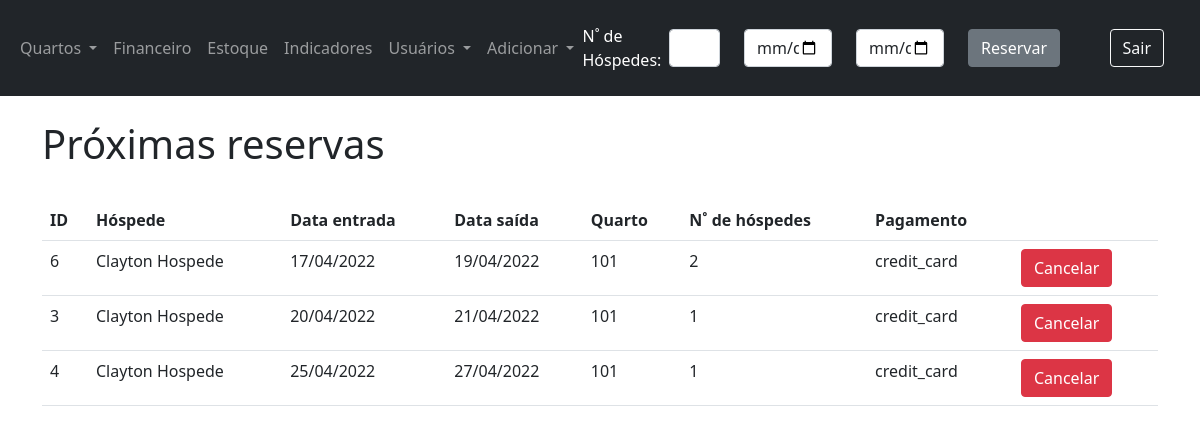
The app's page /lista-reservas/ (signed in), older data.
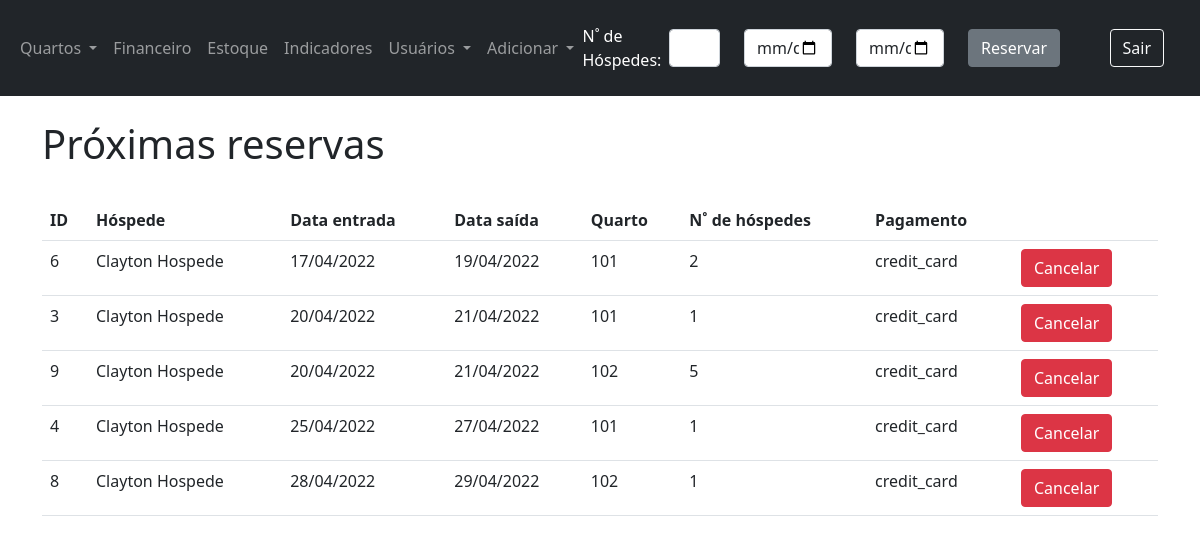
The same page, newer data.
### app/models.py (models this page shows)
class Reservation(db.Model):
    id = db.Column(db.Integer, primary_key=True)
    user_id = db.Column(db.Integer, db.ForeignKey('users.id'))
    room_id = db.Column(db.Integer, db.ForeignKey('Rooms.id'))
    guest_id = db.Column(db.Integer, db.ForeignKey('guests.id'))
    total_guests = db.Column(db.Integer)
    check_in = db.Column(db.DateTime)
    check_out = db.Column(db.DateTime)
    payment_type = db.Column(db.String(20)) #Enum?
    status = db.Column(db.Enum(Status), default=Status.ATIVO)

class Guest(db.Model):
    __tablename__ = 'guests'
    id = db.Column(db.Integer, primary_key=True)
    hotel_id = db.Column(db.Integer, db.ForeignKey('Hotels.id'))
    address_id = db.Column(db.Integer, db.ForeignKey('Addresses.id'))
    name = db.Column(db.String(50))
    email = db.Column(db.String(50))
    phone = db.Column(db.String(20))
    cpf = db.Column(db.String(15))
    birthday = db.Column(db.DateTime)

class Rooms(db.Model):
    __tablename__ = 'Rooms'
    id = db.Column(db.Integer, primary_key=True)
    hotel_id = db.Column(db.Integer, db.ForeignKey('Hotels.id'))
    number = db.Column(db.Integer)
    name = db.Column(db.String(30))
    kind = db.Column(db.String(15))
    phone_extension = db.Column(db.String(15))
    price = db.Column(db.REAL)
    guest_limit = db.Column(db.Integer)
    status = db.Column(db.String(15))
    created_at = db.Column(db.DateTime, default=dt.now())

### app/views.py (the view)
@app.route('/lista-reservas/')
@login_required
def lista_reservas():
    user_id = g.user.get_id()
    return listar_reservas(user_id)

### app/forms.py
class VerificarDisponibilidade(FlaskForm):
    total_guests = IntegerField('Quantidade de héspedes', validators=[DataRequired()])
    check_in = DateField('Data Entrada', validators=[DataRequired()])
    check_out = DateField('Data Saída', validators=[DataRequired()])
    submeter = SubmitField('Reservar')

### app/models.py (called while the page is built)
    def get_id(self):
        return self.id

    def get_profile(self):
        return self.profile

    def get_hotel_id(self):
        return self.hotel_id

### app/scripts/adicionar_reserva.py (called while the page is built)
def listar_reservas(user_id):
    form_reserva = VerificarDisponibilidade()
    user = User.query.filter_by(id=user_id).first()
    hotel = Hotels.query.filter_by(id=user.hotel_id).first()
    if user.profile not in ['admin', 'gerente', 'recepcionista']:
        return '<h1>Erro! Você não pode acessar este conteúdo!</h1>'
    reservas = db.session.query(Reservation, Guest, Rooms) \
        .join(Guest) \
        .join(Rooms) \
        .filter(Rooms.hotel_id == hotel.id, Reservation.status == Status.ATIVO) \
        .order_by(Reservation.check_in).all()
    return render_template('lista_reservas.html', reservas=reservas, form_reserva=form_reserva)

### app/views.py (called while the page is built)
@login_manager.user_loader
def load_user(id):
    return User.query.get(int(id))

@app.before_request
def before_request():
    g.user = current_user

@app.context_processor
def navbar():
    form_reserva = VerificarDisponibilidade()
    return dict(form_reserva=form_reserva)

### app/templates/lista_reservas.html (shortened to what this page needs)
{% extends 'base.html' %}
{% block content %}
    <div class="mt-4">
        <h1>Próximas reservas</h1>
    <br>
    </div>
    <table class="table table-hover">
        <tr>
            <th>ID</th>
            <th>Hóspede</th>
            <th>Data entrada</th>
            <th>Data saída</th>
            <th>Quarto</th>
            <th>N˚ de hóspedes</th>
            <th>Pagamento</th>
            <th></th>
        </tr>
        {% for reserva, guest, room in reservas: %}
            <tr>
                <td>{{ reserva.id }}</td>
                <td>{{ guest.name }}</td>
                <td>{{ reserva.check_in.strftime("%d/%m/%Y") }}</td>
                <td>{{ reserva.check_out.strftime("%d/%m/%Y") }}</td>
                <td>{{ room.number }}</td>
                <td>{{ reserva.total_guests }}</td>
                <td>{{ reserva.payment_type }}</td>
                <td>
                    <button type="button" class="btn btn-danger" data-bs-toggle="modal"
                            data-bs-target="#Modal_{{ reserva.id }}"
                            value="{{ reserva.id }}" id="hotel_{{ reserva.id }}">
                        Cancelar
                    </button>
                </td>
            </tr>
        {% endfor %}
    </table>
{% endblock %}

### app/templates/base.html (shortened to what this page needs)
<!doctype html>
<html lang="pt">
<head>
    <link href="https://cdn.jsdelivr.net/npm/bootstrap@5.1.3/dist/css/bootstrap.min.css" rel="stylesheet"
>
    <link rel="stylesheet" type="text/css" href="https://cdn.datatables.net/1.10.25/css/dataTables.bootstrap5.css">
    <link rel='stylesheet' href="{{ url_for('static', filename='css/font-awesome/font-awesome.min.css') }}">
</head>
<body>
{% if current_user.is_authenticated %}
    {% include 'navbar.html' %}
{% endif %}
<div {% if "login" in request.path %} class="container-no-gutters" {% else %} class="container" {% endif %} >
    {% block content %}
    {% endblock %}
</div>
</body>
</html>

### app/templates/navbar.html (shortened to what this page needs)
<nav class="navbar navbar-expand-lg navbar-dark bg-dark">
    <div class="container-fluid">
        <div class="collapse navbar-collapse" id="navbarSupportedContent">
            <ul class="navbar-nav me-auto mb-2 mb-lg-0">
                <li class="nav-item dropdown">
                    <a class="nav-link dropdown-toggle" href="#" id="navbarDropdown" role="button"
                       data-bs-toggle="dropdown" aria-expanded="false">
                        Quartos
                    </a>
                </li>
                <li class="nav-item">
                    <a class="nav-link" aria-current="page" href="{{ url_for('listar_conta_endpoint') }}">Financeiro</a>
                </li>
                <li class="nav-item">
                    <a class="nav-link" aria-current="page" href="{{ url_for('listar_estoque_endpoint') }}">Estoque</a>
                </li>
                {% if current_user.get_profile() in ['gerente', 'financeiro'] %}
                    <li class="nav-item">
                        <a class="nav-link" aria-current="page"
                           href="{{ url_for('dashboard_endpoint', id=current_user.get_hotel_id()) }}">Indicadores</a>
                    </li>
                {% endif %}
                {% if current_user.get_profile() in ['admin', 'gerente'] %}
                    <li class="nav-item dropdown">
                    <a class="nav-link dropdown-toggle" href="#" id="navbarDropdown" role="button"
                       data-bs-toggle="dropdown" aria-expanded="false">
                        Usuários
                    </a>
                {% endif %}
                {% if current_user.get_profile() in ['admin', 'gerente'] %}
                    <li class="nav-item dropdown">
                        <a class="nav-link dropdown-toggle" href="#" id="navbarDropdown" role="button"
                           data-bs-toggle="dropdown" aria-expanded="false">
                            Adicionar
                        </a>
                    </li>
                {% endif %}
            </ul>
            <p class="text-white fs-6 me-2 mt-3">N˚ de Hóspedes:</p>
            <form action="{{ url_for('verificar_disponibilidade_endpoint') }}" method="POST">
                <div class="row">
                    <div class="form-group col-2">
                        {{ form_reserva.total_guests(class="form-control") }}
                    </div>
                    <div class="form-group col-3">
                        {{ form_reserva.check_in(class="form-control") }}
                    </div>
                    <div class="form-group col-3">
                        {{ form_reserva.check_out(class="form-control") }}
                    </div>
                    <div class="form-group col-2">
                        {{ form_reserva.submeter(class="btn btn-secondary") }}
                    </div>
                </div>
            </form>
            {% if current_user.is_authenticated %}
                <a class="nav-link" aria-current="page" href="{{ url_for('logout') }}">
                    <button type="button" class="btn btn-outline-light me-2">Sair</button>
                </a>
            {% else %}
                <a class="nav-link" aria-current="page" href="{{ url_for('login') }}">
                    <button type="button" class="btn btn-outline-light me-2">Entrar</button>
                </a>
            {% endif %}
        </div>
    </div>
</nav>

Row changes from the older to the newer data that the page shows:
added Reservation: id "9", name "Clayton Hospede", check_in "20/04/2022", check_out "21/04/2022", number "102", total_guests "5", payment_type "credit_card"
added Reservation: id "8", name "Clayton Hospede", check_in "28/04/2022", check_out "29/04/2022", number "102", total_guests "1", payment_type "credit_card"
